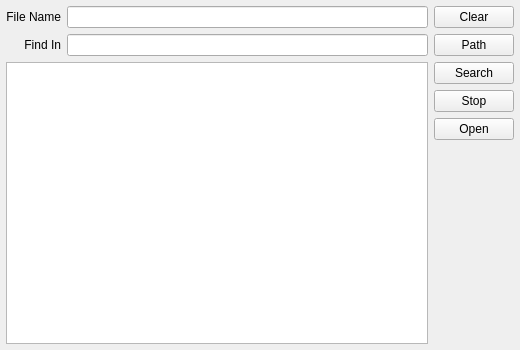
<?xml version="1.0" encoding="UTF-8"?>
<ui version="4.0">
 <class>FileFinderForm</class>
 <widget class="QWidget" name="FileFinderForm">
  <property name="geometry">
   <rect>
    <x>0</x>
    <y>0</y>
    <width>520</width>
    <height>350</height>
   </rect>
  </property>
  <property name="windowTitle">
   <string>Form</string>
  </property>
  <layout class="QGridLayout" name="gridLayout">
   <property name="leftMargin">
    <number>6</number>
   </property>
   <property name="topMargin">
    <number>6</number>
   </property>
   <property name="rightMargin">
    <number>6</number>
   </property>
   <property name="bottomMargin">
    <number>6</number>
   </property>
   <property name="spacing">
    <number>6</number>
   </property>
   <item row="1" column="0">
    <widget class="QLabel" name="findIn_label">
     <property name="layoutDirection">
      <enum>Qt::RightToLeft</enum>
     </property>
     <property name="text">
      <string>Find In</string>
     </property>
     <property name="alignment">
      <set>Qt::AlignRight|Qt::AlignTrailing|Qt::AlignVCenter</set>
     </property>
    </widget>
   </item>
   <item row="2" column="5">
    <widget class="QPushButton" name="search_pushButton">
     <property name="text">
      <string>Search</string>
     </property>
    </widget>
   </item>
   <item row="4" column="5">
    <widget class="QPushButton" name="open_pushButton">
     <property name="text">
      <string>Open</string>
     </property>
    </widget>
   </item>
   <item row="0" column="5">
    <widget class="QPushButton" name="clear_pushButton">
     <property name="text">
      <string>Clear</string>
     </property>
    </widget>
   </item>
   <item row="2" column="0" rowspan="6" colspan="2">
    <widget class="QListView" name="files_listView"/>
   </item>
   <item row="0" column="0">
    <widget class="QLabel" name="fileName_label">
     <property name="layoutDirection">
      <enum>Qt::RightToLeft</enum>
     </property>
     <property name="text">
      <string>File Name</string>
     </property>
     <property name="alignment">
      <set>Qt::AlignRight|Qt::AlignTrailing|Qt::AlignVCenter</set>
     </property>
    </widget>
   </item>
   <item row="1" column="5">
    <widget class="QPushButton" name="path_pushButton">
     <property name="text">
      <string>Path</string>
     </property>
    </widget>
   </item>
   <item row="0" column="1">
    <widget class="QLineEdit" name="fileName_lineEdit"/>
   </item>
   <item row="1" column="1">
    <widget class="QLineEdit" name="path_lineEdit"/>
   </item>
   <item row="3" column="5">
    <widget class="QPushButton" name="stop_pushButton">
     <property name="text">
      <string>Stop</string>
     </property>
    </widget>
   </item>
  </layout>
 </widget>
 <resources/>
 <connections/>
</ui>
